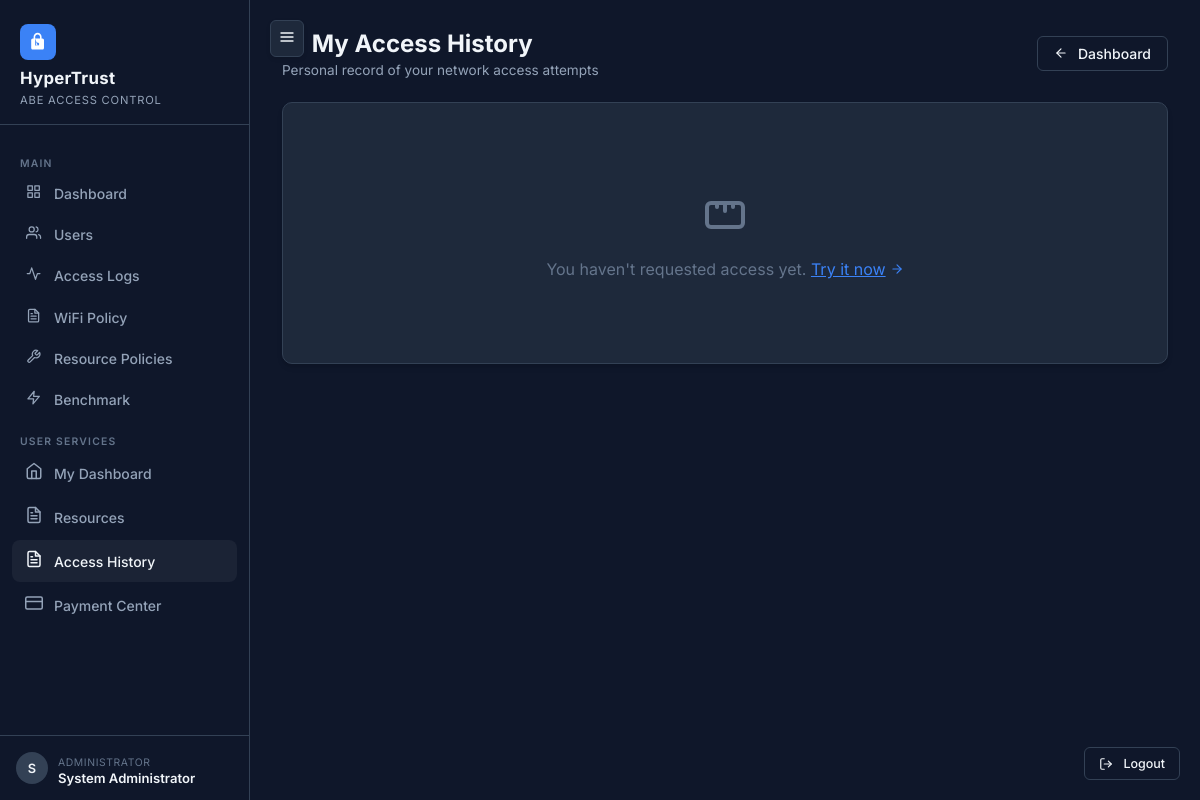
Page /user/logs (signed in) on the earlier database version.
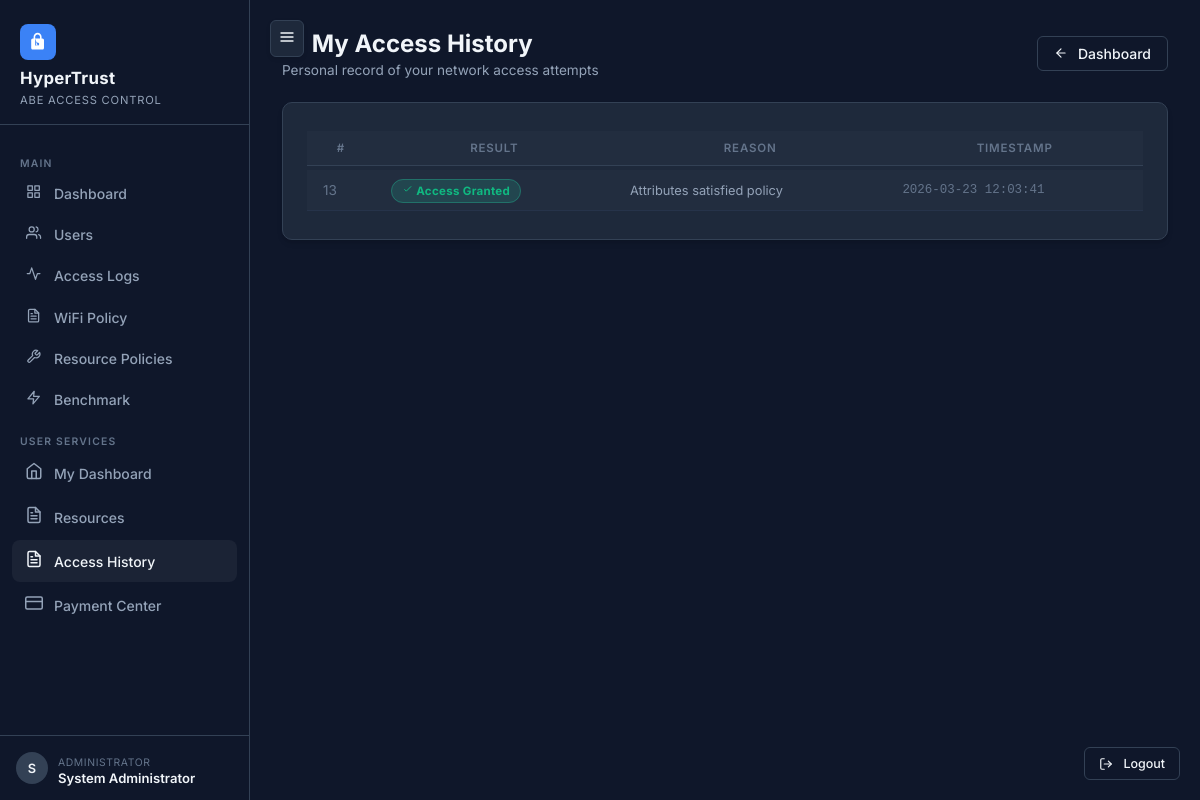
Same page on the later database version.
### tables this page shows
CREATE TABLE users (
    id           INTEGER PRIMARY KEY AUTOINCREMENT,
    username     TEXT    NOT NULL UNIQUE,
    name         TEXT    NOT NULL,
    department   TEXT    NOT NULL DEFAULT '',
    role         TEXT    NOT NULL DEFAULT 'Student',
    paid_dues    INTEGER NOT NULL DEFAULT 0,   -- 1=True, 0=False
    password_hash TEXT   NOT NULL,
    is_admin     INTEGER NOT NULL DEFAULT 0,
    created_at   DATETIME DEFAULT CURRENT_TIMESTAMP
);

CREATE TABLE access_logs (
    id           INTEGER PRIMARY KEY AUTOINCREMENT,
    user_id      INTEGER NOT NULL REFERENCES users(id),
    token_id     INTEGER REFERENCES access_tokens(id),
    attempt_time DATETIME DEFAULT CURRENT_TIMESTAMP,
    success      INTEGER NOT NULL DEFAULT 0,
    reason       TEXT    NOT NULL DEFAULT ''
);

### routes/user.py (the view)
@user_bp.route("/logs")
@login_required
def logs():
    db   = get_db()
    logs = get_user_logs(db, session["user_id"])
    return render_template("user/logs.html", logs=logs)

### db.py (called while the page is built)
def get_db():
    if "db" not in g:
        g.db = sqlite3.connect(
            current_app.config["DB_PATH"],
            detect_types=sqlite3.PARSE_DECLTYPES
        )
        g.db.row_factory = sqlite3.Row
        g.db.execute("PRAGMA foreign_keys = ON")
    return g.db

def get_user_logs(db, user_id: int):
    return db.execute(
        """SELECT l.*, u.username
           FROM access_logs l
           JOIN users u ON l.user_id = u.id
           WHERE l.user_id = ?
           ORDER BY l.attempt_time DESC
           LIMIT 100""",
        (user_id,)
    ).fetchall()

### routes/user.py (called while the page is built)
def login_required(f):
    @wraps(f)
    def decorated(*args, **kwargs):
        if "user_id" not in session:
            flash("Please log in to continue.", "warning")
            return redirect(url_for("auth.login"))
        return f(*args, **kwargs)
    return decorated

### templates/user/logs.html (shortened to what this page needs)
{% extends "base.html" %}
{% block content %}
<div class="page-header d-flex justify-between align-items-center">
    <div>
        <h2> My Access History</h2>
        <p>Personal record of your network access attempts</p>
    </div>
    <a href="{{ url_for('user.dashboard') }}" class="btn-outline-ht">
        <svg viewBox="0 0 24 24" width="14" height="14" fill="none" stroke="currentColor" stroke-width="2"
            stroke-linecap="round" stroke-linejoin="round" style="margin-right:4px;">
            <line x1="19" y1="12" x2="5" y2="12"></line>
            <polyline points="12 19 5 12 12 5"></polyline>
        </svg>
        Dashboard
    </a>
</div>
<div class="glass-card p-6">
    {% if logs %}
    <div style="overflow-x:auto;">
        <table class="ht-table">
            <thead>
                <tr>
                    <th>#</th>
                    <th>Result</th>
                    <th>Reason</th>
                    <th>Timestamp</th>
                </tr>
            </thead>
            <tbody>
                {% for log in logs %}
                <tr>
                    <td class="text-muted-ht">{{ log.id }}</td>
                    <td>
                        {% if log.success %}
                        <span class="badge-granted"><svg viewBox="0 0 24 24" width="1em" height="1em"
                                stroke="currentColor" fill="none" stroke-width="2">
                                <path d="M5 13l4 4L19 7" />
                            </svg> Access Granted</span>
                        {% else %}
                        <span class="badge-denied"><svg viewBox="0 0 24 24" width="1em" height="1em"
                                stroke="currentColor" fill="none" stroke-width="2">
                                <path d="M18 6L6 18M6 6l12 12" />
                            </svg> Access Denied</span>
                        {% endif %}
                    </td>
                    <td style="font-size:0.8rem;color:var(--text-secondary);">{{ log.reason or '—' }}</td>
                    <td class="mono text-muted-ht" style="font-size:0.78rem;">{{ log.attempt_time }}</td>
                </tr>
                {% endfor %}
            </tbody>
        </table>
    </div>
    {% else %}
    <div class="text-center" style="padding:60px 0;color:var(--text-muted);">
        <div style="font-size:3rem;margin-bottom:12px;"></div>
        <p>You haven't requested access yet. <a href="{{ url_for('user.dashboard') }}"
                style="color:var(--accent-blue); display: inline-flex; align-items: center; gap: 4px;">Try it now <svg
                    viewBox="0 0 24 24" width="14" height="14" fill="none" stroke="currentColor" stroke-width="2"
                    stroke-linecap="round" stroke-linejoin="round">
                    <line x1="5" y1="12" x2="19" y2="12"></line>
                    <polyline points="12 5 19 12 12 19"></polyline>
                </svg></a></p>
    </div>
    {% endif %}
</div>
{% endblock %}

### templates/base.html (shortened to what the changed rows need)
<!DOCTYPE html>
<html lang="en">
<head>
  <link rel="stylesheet" href="{{ url_for('static', filename='css/style.css') }}">
</head>
<body>
  {% if session.get('user_id') %}
  <aside class="sidebar">
    <div class="sidebar-logo">
      <div class="logo-icon"><svg viewBox="0 0 24 24" width="1em" height="1em" fill="currentColor">
          <path
            d="M18 8h-1V6c0-2.76-2.24-5-5-5S7 3.24 7 6v2H6c-1.1 0-2 .9-2 2v10c0 1.1.9 2 2 2h12c1.1 0 2-.9 2-2V10c0-1.1-.9-2-2-2zm-6 9c-1.1 0-2-.9-2-2s.9-2 2-2 2 .9 2 2-.9 2-2 2H9V6c0-1.66 1.34-3 3-3s3 1.34 3 3v2H9z" />
        </svg></div>
      <h1>HyperTrust</h1>
      <small>ABE Access Control</small>
    </div>
    <nav class="sidebar-nav">
      <div class="nav-section-label">Main</div>
      {% if session.get('is_admin') %}
      <a href="{{ url_for('admin.dashboard') }}" id="nav-admin-home">
        <span class="nav-icon"></span><span>Dashboard</span>
      </a>
      <a href="{{ url_for('admin.users') }}" id="nav-admin-users">
        <span class="nav-icon"></span><span>Users</span>
      </a>
      <a href="{{ url_for('admin.logs') }}" id="nav-admin-logs">
        <span class="nav-icon"><svg viewBox="0 0 24 24" width="1em" height="1em" fill="none" stroke="currentColor"
            stroke-width="2" stroke-linecap="round" stroke-linejoin="round">
            <polyline points="22 12 18 12 15 21 9 3 6 12 2 12"></polyline>
          </svg></span><span>Access Logs</span>
      </a>
      <a href="{{ url_for('admin.policy') }}" id="nav-admin-policy">
        <span class="nav-icon"></span><span>WiFi Policy</span>
      </a>
      <a href="{{ url_for('admin.resource_policies') }}" id="nav-admin-resources">
        <span class="nav-icon"></span><span>Resource Policies</span>
      </a>
      <a href="{{ url_for('admin.benchmark') }}" id="nav-admin-bench">
        <span class="nav-icon"><svg viewBox="0 0 24 24" width="1em" height="1em" fill="none" stroke="currentColor"
            stroke-width="2" stroke-linecap="round" stroke-linejoin="round">
            <polygon points="13 2 3 14 12 14 11 22 21 10 12 10 13 2"></polygon>
          </svg></span><span>Benchmark</span>
      </a>
      {% endif %}
      <div class="nav-section-label">User Services</div>
      <a href="{{ url_for('user.dashboard') }}" id="nav-user-home">
        <span class="nav-icon"><svg viewBox="0 0 24 24" width="18" height="18" fill="none" stroke="currentColor"
            stroke-width="2" stroke-linecap="round" stroke-linejoin="round">
            <path d="M3 9l9-7 9 7v11a2 2 0 0 1-2 2H5a2 2 0 0 1-2-2z"></path>
            <polyline points="9 22 9 12 15 12 15 22"></polyline>
          </svg></span><span>My Dashboard</span>
      </a>
      <a href="{{ url_for('user.resources') }}" id="nav-user-resources">
        <span class="nav-icon"></span><span>Resources</span>
      </a>
      <a href="{{ url_for('user.logs') }}" id="nav-user-logs">
        <span class="nav-icon"></span><span>Access History</span>
      </a>
      <a href="{{ url_for('user.payment') }}" id="nav-user-payment">
        <span class="nav-icon"><svg viewBox="0 0 24 24" width="18" height="18" fill="none" stroke="currentColor"
            stroke-width="2" stroke-linecap="round" stroke-linejoin="round">
            <rect x="1" y="4" width="22" height="16" rx="2" ry="2"></rect>
            <line x1="1" y1="10" x2="23" y2="10"></line>
          </svg></span><span>Payment Center</span>
      </a>
    </nav>
    <div class="sidebar-user">
      <div class="user-avatar">
        {{ session.get('name', 'U')[0].upper() }}
      </div>
      <div class="user-info">
        <small>{% if session.get('is_admin') %}Administrator{% else %}User{% endif %}</small>
        <span>{{ session.get('name', session.get('username', '')) }}</span>
      </div>
    </div>
  </aside>
  {% endif %}
  <main class="{% if session.get('user_id') %}main-content{% endif %}">
    {% block content %}{% endblock %}
  </main>
</body>
</html>

Differences in the rows shown:
now on this page (row unchanged): users: get "System Administrator"
added access_logs: id "13", success 1 (drawn), reason "Attributes satisfied policy", attempt_time "2026-03-23 12:03:41"
Other differences:
{{ session.get('name', session.get('username', '')) }}: "System Administrator" → (not shown)
text no longer shown: "You haven't requested access yet. Try it now"
text now shown: "# RESULT REASON TIMESTAMP"
